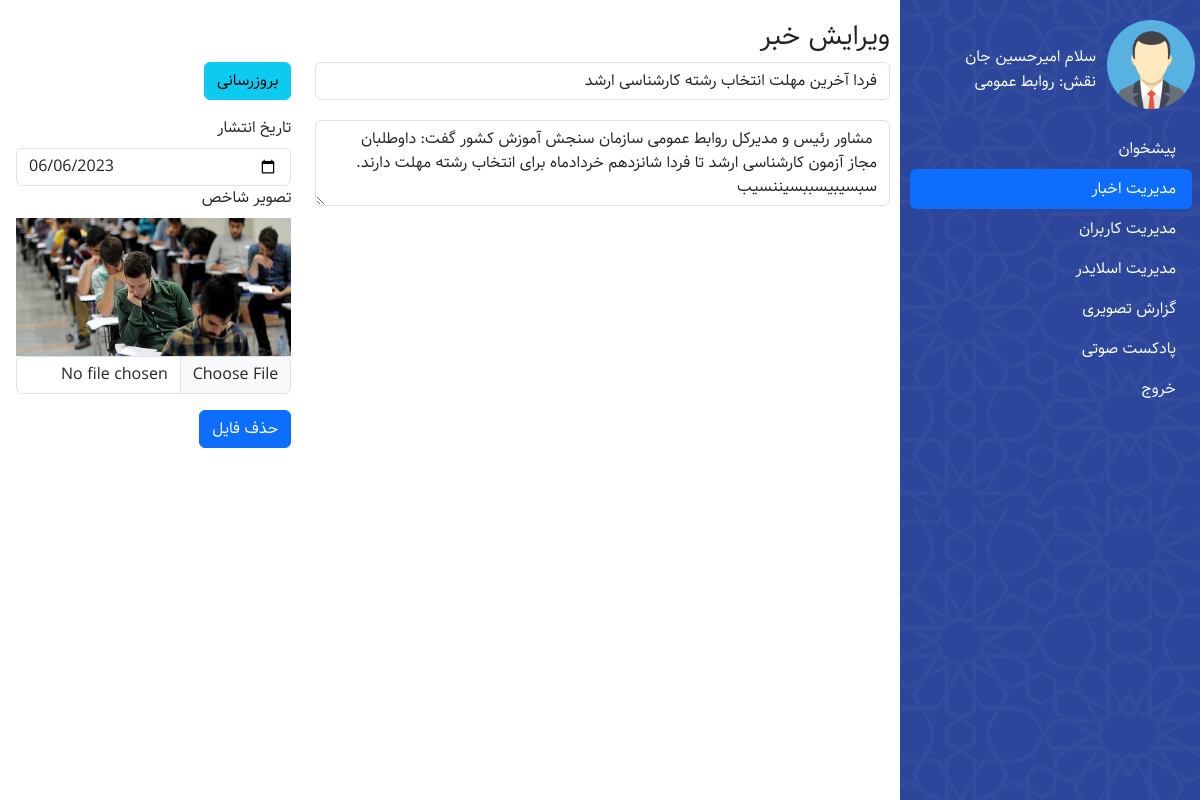
Page /editblog.php?id=7 (signed in) on the committed database.
### tables this page shows
CREATE TABLE `blog` (
  `blogid` int(11) NOT NULL,
  `title` varchar(255) NOT NULL,
  `decs` text NOT NULL,
  `tozihkotah` text NOT NULL,
  `imageshakhes` varchar(255) NOT NULL,
  `date` date NOT NULL
);

### editblog.php (the view, shortened to what this page needs)
<?php
$conn = mysqli_connect('localhost','root','');
if(isset($_REQUEST['id'])){
    $queryblog = mysqli_query($conn,'select * from blog where blogid='.$_REQUEST['id']);
    $blog= mysqli_fetch_array($queryblog,MYSQLI_ASSOC);
  }
  else{
    die('404');
  }
?>
<!DOCTYPE html>
<html lang="fa">
<head>
    <link rel="stylesheet" href="./style/panel.css">
    <link href="./bootstrap/bootstrap.min.css" rel="stylesheet">
</head>
<body>
<main>
    <aside>
        <div class="infouser">
            <img src="./images/User-Avatar-in-Suit-PNG.png" width="30%">
            <span class="username">سلام امیرحسین جان</span>
            <span class="userrole">نقش: روابط عمومی</span>
        </div>
        <ul class="nav nav-pills flex-column mb-auto">
            <li class="nav-item"><a class="nav-link text-white" href="./panel.php">پیشخوان</a></li>
            <li class="nav-item"><a class="nav-link active" href="./panelblog.php">مدیریت اخبار</a></li>
            <li class="nav-item"><a class="nav-link text-white" href="./paneluser.php">مدیریت کاربران</a></li>
            <li class="nav-item"><a class="nav-link text-white" href="./panelslider.php">مدیریت اسلایدر</a></li>
            <li class="nav-item"><a class="nav-link text-white" href="./paneltasviri.php">گزارش تصویری</a></li>
            <li class="nav-item"><a class="nav-link text-white" href="./panelpadcast.php">پادکست صوتی</a></li>
            <li class="nav-item"><a class="nav-link text-white" href="./logout.php">خروج</a></li>
        </ul>
    </aside>
    <section class="content">
        <h3>ویرایش خبر</h3>
        <div class="newkhabar">
        <form method="post" enctype="multipart/form-data">
            <div class="row">
                <div class="col-8">
                <input type="text" name="title" class="form-control" placeholder="عنوان خبر را وارد کنید" value="<?php echo $blog['title'];?>">
                </div>
                <div class="col-4">
                <button type="submit" name="updatekhabar" class="btn btn-info mb-3">بروزرسانی</button>
                </div>
            </div>
            <div class="row">
                <div class="col-8 mt-1">
                    <div class="form-group">
                        <textarea class="form-control mb-3" name="tozihkotah" placeholder="توضیح کوتاه خبر را وارد کنید" rows="3"><?php echo $blog['tozihkotah'];?></textarea>
                    </div>
                </div>
                <div class="col-4">
                    <div class="form-group">
                    <label for="date" class="form-label">تاریخ انتشار</label>
                    <input type="date" name="date" class="form-control" placeholder="تاریخ" value="<?php echo $blog['date'];?>">
                    <label for="Image" class="form-label">تصویر شاخص</label>
                    <img id="frame" src="<?php echo $blog['imageshakhes'];?>" class="img-fluid" />
                    <input class="form-control" type="file" id="formFile" name="imageshakhes" onchange="preview()">
                    <button onclick="clearImage()" class="btn btn-primary mt-3">حذف فایل</button>
                    </div>
                </div>
            </div>
        </form>
        </div>
    </section>
</main>
</body>
</html>

### style/panel.css (style rules this page uses)
:root { --aval: #2C469B; --narenji: #FF5722; }
* { padding: 0; margin: 0; box-sizing: border-box; font-family: 'Samim'; }
body { direction: rtl; }
main { display: flex; position: relative; }
main aside { width: 300px; height: 100vh; position: fixed; right: 0; top: 0; background-image: url(../images/Frame-757.png); background-color: #2C469B; padding-top: 20px; }
main .content { width: 100%; padding-right: 310px; padding-top: 20px; }
.infouser { padding-right: 5px; }
.infouser span { color: #fff; }
span.username { position: absolute; top: 45px; right: 104px; }
span.userrole { position: absolute; top: 70px; right: 104px; }
ul.nav.nav-pills.flex-column.mb-auto { margin-top: 20px; margin-left: 10px; margin-right: 8px; }
.newkhabar { margin-left: 1rem; }

### rows in the picture
blog: title "فردا آخرین مهلت انتخاب رشته کارشناسی ارشد", tozihkotah "مشاور رئیس و مدیرکل روابط عمومی سازمان سنجش آموزش کشور گفت: داوطلبان مجاز آزمون کارشناسی ارشد تا فردا شانزدهم خردادماه برای انتخاب رشته مهلت دارند. سبسیبیسببسیننسیب", date "06/06/2023", imageshakhes (picture)
